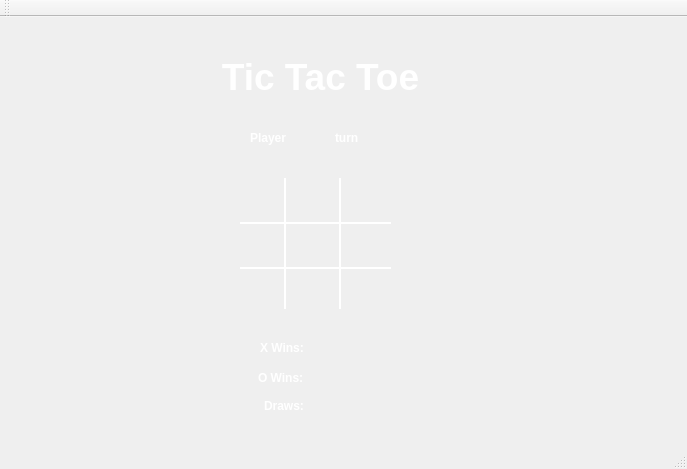
<?xml version="1.0" encoding="UTF-8"?>
<ui version="4.0">
 <class>MainWindow</class>
 <widget class="QMainWindow" name="MainWindow">
  <property name="geometry">
   <rect>
    <x>0</x>
    <y>0</y>
    <width>687</width>
    <height>469</height>
   </rect>
  </property>
  <property name="windowTitle">
   <string>MainWindow</string>
  </property>
  <property name="styleSheet">
   <string notr="true">background: url(chalkboard.png);</string>
  </property>
  <widget class="QWidget" name="centralWidget">
   <widget class="Line" name="line">
    <property name="geometry">
     <rect>
      <x>275</x>
      <y>161</y>
      <width>20</width>
      <height>131</height>
     </rect>
    </property>
    <property name="styleSheet">
     <string notr="true">background: transparent;
color: white;</string>
    </property>
    <property name="frameShadow">
     <enum>QFrame::Plain</enum>
    </property>
    <property name="lineWidth">
     <number>2</number>
    </property>
    <property name="midLineWidth">
     <number>0</number>
    </property>
    <property name="orientation">
     <enum>Qt::Vertical</enum>
    </property>
   </widget>
   <widget class="Line" name="line_2">
    <property name="geometry">
     <rect>
      <x>330</x>
      <y>161</y>
      <width>20</width>
      <height>131</height>
     </rect>
    </property>
    <property name="styleSheet">
     <string notr="true">background: transparent;
color: white;</string>
    </property>
    <property name="frameShadow">
     <enum>QFrame::Plain</enum>
    </property>
    <property name="lineWidth">
     <number>2</number>
    </property>
    <property name="midLineWidth">
     <number>0</number>
    </property>
    <property name="orientation">
     <enum>Qt::Vertical</enum>
    </property>
   </widget>
   <widget class="Line" name="line_3">
    <property name="geometry">
     <rect>
      <x>240</x>
      <y>196</y>
      <width>151</width>
      <height>20</height>
     </rect>
    </property>
    <property name="styleSheet">
     <string notr="true">background: transparent;
color: white;</string>
    </property>
    <property name="frameShadow">
     <enum>QFrame::Plain</enum>
    </property>
    <property name="lineWidth">
     <number>2</number>
    </property>
    <property name="midLineWidth">
     <number>0</number>
    </property>
    <property name="orientation">
     <enum>Qt::Horizontal</enum>
    </property>
   </widget>
   <widget class="Line" name="line_4">
    <property name="geometry">
     <rect>
      <x>240</x>
      <y>241</y>
      <width>151</width>
      <height>20</height>
     </rect>
    </property>
    <property name="styleSheet">
     <string notr="true">background: transparent;
color: white;</string>
    </property>
    <property name="frameShadow">
     <enum>QFrame::Plain</enum>
    </property>
    <property name="lineWidth">
     <number>2</number>
    </property>
    <property name="midLineWidth">
     <number>0</number>
    </property>
    <property name="orientation">
     <enum>Qt::Horizontal</enum>
    </property>
   </widget>
   <widget class="QLabel" name="titleLabel">
    <property name="geometry">
     <rect>
      <x>190</x>
      <y>20</y>
      <width>261</width>
      <height>81</height>
     </rect>
    </property>
    <property name="styleSheet">
     <string notr="true">font: 26pt &quot;Segoe Print&quot;;
background: transparent;
color: white;</string>
    </property>
    <property name="text">
     <string>&lt;html&gt;&lt;head/&gt;&lt;body&gt;&lt;p align=&quot;center&quot;&gt;&lt;span style=&quot; font-size:28pt; font-weight:600;&quot;&gt;Tic Tac Toe&lt;/span&gt;&lt;/p&gt;&lt;/body&gt;&lt;/html&gt;</string>
    </property>
   </widget>
   <widget class="QToolButton" name="leftButton">
    <property name="geometry">
     <rect>
      <x>241</x>
      <y>211</y>
      <width>40</width>
      <height>36</height>
     </rect>
    </property>
    <property name="styleSheet">
     <string notr="true">background: transparent;</string>
    </property>
    <property name="text">
     <string/>
    </property>
    <property name="autoRaise">
     <bool>true</bool>
    </property>
   </widget>
   <widget class="QToolButton" name="middleButton">
    <property name="geometry">
     <rect>
      <x>290</x>
      <y>212</y>
      <width>45</width>
      <height>34</height>
     </rect>
    </property>
    <property name="styleSheet">
     <string notr="true">background: transparent;</string>
    </property>
    <property name="text">
     <string/>
    </property>
    <property name="autoRaise">
     <bool>true</bool>
    </property>
   </widget>
   <widget class="QToolButton" name="rightButton">
    <property name="geometry">
     <rect>
      <x>344</x>
      <y>211</y>
      <width>45</width>
      <height>36</height>
     </rect>
    </property>
    <property name="styleSheet">
     <string notr="true">background: transparent;</string>
    </property>
    <property name="text">
     <string/>
    </property>
    <property name="autoRaise">
     <bool>true</bool>
    </property>
   </widget>
   <widget class="QToolButton" name="bottomLeftButton">
    <property name="geometry">
     <rect>
      <x>242</x>
      <y>256</y>
      <width>40</width>
      <height>34</height>
     </rect>
    </property>
    <property name="styleSheet">
     <string notr="true">background: transparent;</string>
    </property>
    <property name="text">
     <string/>
    </property>
    <property name="autoRaise">
     <bool>true</bool>
    </property>
   </widget>
   <widget class="QToolButton" name="bottomMiddleButton">
    <property name="geometry">
     <rect>
      <x>290</x>
      <y>256</y>
      <width>45</width>
      <height>34</height>
     </rect>
    </property>
    <property name="styleSheet">
     <string notr="true">background: transparent;</string>
    </property>
    <property name="text">
     <string/>
    </property>
    <property name="toolButtonStyle">
     <enum>Qt::ToolButtonIconOnly</enum>
    </property>
    <property name="autoRaise">
     <bool>true</bool>
    </property>
   </widget>
   <widget class="QToolButton" name="bottomRightButton">
    <property name="geometry">
     <rect>
      <x>345</x>
      <y>256</y>
      <width>43</width>
      <height>34</height>
     </rect>
    </property>
    <property name="styleSheet">
     <string notr="true">background: transparent;</string>
    </property>
    <property name="text">
     <string/>
    </property>
    <property name="checkable">
     <bool>false</bool>
    </property>
    <property name="autoRaise">
     <bool>true</bool>
    </property>
   </widget>
   <widget class="QToolButton" name="topLeftButton">
    <property name="geometry">
     <rect>
      <x>240</x>
      <y>163</y>
      <width>40</width>
      <height>40</height>
     </rect>
    </property>
    <property name="styleSheet">
     <string notr="true">background: transparent;</string>
    </property>
    <property name="text">
     <string/>
    </property>
    <property name="autoRaise">
     <bool>true</bool>
    </property>
   </widget>
   <widget class="QToolButton" name="topMiddleButton">
    <property name="geometry">
     <rect>
      <x>290</x>
      <y>164</y>
      <width>45</width>
      <height>40</height>
     </rect>
    </property>
    <property name="styleSheet">
     <string notr="true">background: transparent;</string>
    </property>
    <property name="text">
     <string/>
    </property>
    <property name="autoRaise">
     <bool>true</bool>
    </property>
   </widget>
   <widget class="QToolButton" name="topRightButton">
    <property name="geometry">
     <rect>
      <x>344</x>
      <y>163</y>
      <width>45</width>
      <height>40</height>
     </rect>
    </property>
    <property name="styleSheet">
     <string notr="true">background: transparent;</string>
    </property>
    <property name="text">
     <string/>
    </property>
    <property name="autoRaise">
     <bool>true</bool>
    </property>
   </widget>
   <widget class="QLabel" name="topLeftLabel">
    <property name="geometry">
     <rect>
      <x>250</x>
      <y>176</y>
      <width>31</width>
      <height>21</height>
     </rect>
    </property>
    <property name="styleSheet">
     <string notr="true">font: 16pt &quot;MV Boli&quot;;
background: transparent;
color: white;</string>
    </property>
    <property name="text">
     <string/>
    </property>
   </widget>
   <widget class="QLabel" name="rightLabel">
    <property name="geometry">
     <rect>
      <x>350</x>
      <y>221</y>
      <width>31</width>
      <height>21</height>
     </rect>
    </property>
    <property name="styleSheet">
     <string notr="true">font: 16pt &quot;MV Boli&quot;;
background: transparent;
color: white;</string>
    </property>
    <property name="text">
     <string/>
    </property>
   </widget>
   <widget class="QLabel" name="leftLabel">
    <property name="geometry">
     <rect>
      <x>250</x>
      <y>221</y>
      <width>31</width>
      <height>21</height>
     </rect>
    </property>
    <property name="styleSheet">
     <string notr="true">font: 16pt &quot;MV Boli&quot;;
background: transparent;
color: white;</string>
    </property>
    <property name="text">
     <string/>
    </property>
   </widget>
   <widget class="QLabel" name="bottomLeftLabel">
    <property name="geometry">
     <rect>
      <x>250</x>
      <y>261</y>
      <width>31</width>
      <height>21</height>
     </rect>
    </property>
    <property name="styleSheet">
     <string notr="true">font: 16pt &quot;MV Boli&quot;;
background: transparent;
color: white;</string>
    </property>
    <property name="text">
     <string/>
    </property>
   </widget>
   <widget class="QLabel" name="middleLabel">
    <property name="geometry">
     <rect>
      <x>305</x>
      <y>221</y>
      <width>31</width>
      <height>21</height>
     </rect>
    </property>
    <property name="styleSheet">
     <string notr="true">font: 16pt &quot;MV Boli&quot;;
background: transparent;
color: white;</string>
    </property>
    <property name="text">
     <string/>
    </property>
   </widget>
   <widget class="QLabel" name="bottomMiddleLabel">
    <property name="geometry">
     <rect>
      <x>305</x>
      <y>261</y>
      <width>31</width>
      <height>21</height>
     </rect>
    </property>
    <property name="styleSheet">
     <string notr="true">font: 16pt &quot;MV Boli&quot;;
background: transparent;
color: white;</string>
    </property>
    <property name="text">
     <string/>
    </property>
   </widget>
   <widget class="QLabel" name="bottomRightLabel">
    <property name="geometry">
     <rect>
      <x>350</x>
      <y>261</y>
      <width>31</width>
      <height>21</height>
     </rect>
    </property>
    <property name="styleSheet">
     <string notr="true">font: 16pt &quot;MV Boli&quot;;
background: transparent;
color: white;</string>
    </property>
    <property name="text">
     <string/>
    </property>
   </widget>
   <widget class="QLabel" name="topMiddleLabel">
    <property name="geometry">
     <rect>
      <x>305</x>
      <y>176</y>
      <width>31</width>
      <height>21</height>
     </rect>
    </property>
    <property name="styleSheet">
     <string notr="true">font: 16pt &quot;MV Boli&quot;;
background: transparent;
color: white;</string>
    </property>
    <property name="text">
     <string/>
    </property>
   </widget>
   <widget class="QLabel" name="topRightLabel">
    <property name="geometry">
     <rect>
      <x>350</x>
      <y>176</y>
      <width>31</width>
      <height>21</height>
     </rect>
    </property>
    <property name="styleSheet">
     <string notr="true">font: 16pt &quot;MV Boli&quot;;
background: transparent;
color: white;</string>
    </property>
    <property name="text">
     <string/>
    </property>
   </widget>
   <widget class="QLabel" name="xLabel">
    <property name="geometry">
     <rect>
      <x>260</x>
      <y>321</y>
      <width>61</width>
      <height>21</height>
     </rect>
    </property>
    <property name="styleSheet">
     <string notr="true">font: 75 14pt &quot;Perpetua&quot;;
background: transparent;
color: white;</string>
    </property>
    <property name="text">
     <string>&lt;html&gt;&lt;head/&gt;&lt;body&gt;&lt;p&gt;&lt;span style=&quot; font-weight:600;&quot;&gt;X Wins: &lt;/span&gt;&lt;/p&gt;&lt;/body&gt;&lt;/html&gt;</string>
    </property>
   </widget>
   <widget class="QLabel" name="oLabel">
    <property name="geometry">
     <rect>
      <x>258</x>
      <y>351</y>
      <width>61</width>
      <height>21</height>
     </rect>
    </property>
    <property name="styleSheet">
     <string notr="true">font: 75 14pt &quot;Perpetua&quot;;
background: transparent;
color: white;</string>
    </property>
    <property name="text">
     <string>&lt;html&gt;&lt;head/&gt;&lt;body&gt;&lt;p&gt;&lt;span style=&quot; font-weight:600;&quot;&gt;O Wins: &lt;/span&gt;&lt;/p&gt;&lt;/body&gt;&lt;/html&gt;</string>
    </property>
   </widget>
   <widget class="QLabel" name="oWinsLabel">
    <property name="geometry">
     <rect>
      <x>330</x>
      <y>353</y>
      <width>31</width>
      <height>20</height>
     </rect>
    </property>
    <property name="styleSheet">
     <string notr="true">font: 75 14pt &quot;Perpetua&quot;;
background: transparent;
color: white;
font-weight: bold;</string>
    </property>
    <property name="text">
     <string/>
    </property>
   </widget>
   <widget class="QLabel" name="xWinsLabel">
    <property name="geometry">
     <rect>
      <x>330</x>
      <y>322</y>
      <width>31</width>
      <height>21</height>
     </rect>
    </property>
    <property name="styleSheet">
     <string notr="true">font: 75 14pt &quot;Perpetua&quot;;
background: transparent;
color: white;
font-weight: bold;</string>
    </property>
    <property name="text">
     <string/>
    </property>
   </widget>
   <widget class="QLabel" name="playerTextLabel">
    <property name="geometry">
     <rect>
      <x>250</x>
      <y>111</y>
      <width>51</width>
      <height>20</height>
     </rect>
    </property>
    <property name="styleSheet">
     <string notr="true">font: 75 14pt &quot;Perpetua&quot;;
background: transparent;
color: white;</string>
    </property>
    <property name="text">
     <string>&lt;html&gt;&lt;head/&gt;&lt;body&gt;&lt;p&gt;&lt;span style=&quot; font-weight:600;&quot;&gt;Player &lt;/span&gt;&lt;/p&gt;&lt;/body&gt;&lt;/html&gt;</string>
    </property>
   </widget>
   <widget class="QLabel" name="turnTextLabel">
    <property name="geometry">
     <rect>
      <x>335</x>
      <y>111</y>
      <width>41</width>
      <height>21</height>
     </rect>
    </property>
    <property name="styleSheet">
     <string notr="true">font: 75 14pt &quot;Perpetua&quot;;
background: transparent;
color: white;</string>
    </property>
    <property name="text">
     <string>&lt;html&gt;&lt;head/&gt;&lt;body&gt;&lt;p&gt;&lt;span style=&quot; font-weight:600;&quot;&gt;turn&lt;/span&gt;&lt;/p&gt;&lt;/body&gt;&lt;/html&gt;</string>
    </property>
   </widget>
   <widget class="QLabel" name="playerLabel">
    <property name="geometry">
     <rect>
      <x>310</x>
      <y>111</y>
      <width>21</width>
      <height>21</height>
     </rect>
    </property>
    <property name="styleSheet">
     <string notr="true">font: 75 14pt &quot;Perpetua&quot;;
background: transparent;
color: white;
font-weight: bold;</string>
    </property>
    <property name="text">
     <string/>
    </property>
   </widget>
   <widget class="QLabel" name="label_3">
    <property name="geometry">
     <rect>
      <x>264</x>
      <y>381</y>
      <width>61</width>
      <height>16</height>
     </rect>
    </property>
    <property name="styleSheet">
     <string notr="true">font: 75 14pt &quot;Perpetua&quot;;
background: transparent;
color: white;</string>
    </property>
    <property name="text">
     <string>&lt;html&gt;&lt;head/&gt;&lt;body&gt;&lt;p&gt;&lt;span style=&quot; font-weight:600;&quot;&gt;Draws:&lt;/span&gt;&lt;/p&gt;&lt;/body&gt;&lt;/html&gt;</string>
    </property>
   </widget>
   <widget class="QLabel" name="drawLabel">
    <property name="geometry">
     <rect>
      <x>330</x>
      <y>380</y>
      <width>21</width>
      <height>21</height>
     </rect>
    </property>
    <property name="styleSheet">
     <string notr="true">font: 75 14pt &quot;Perpetua&quot;;
background: transparent;
color: white;
font-weight: bold;</string>
    </property>
    <property name="text">
     <string/>
    </property>
   </widget>
   <zorder>line</zorder>
   <zorder>line_2</zorder>
   <zorder>line_3</zorder>
   <zorder>line_4</zorder>
   <zorder>titleLabel</zorder>
   <zorder>topLeftLabel</zorder>
   <zorder>rightLabel</zorder>
   <zorder>leftLabel</zorder>
   <zorder>bottomLeftLabel</zorder>
   <zorder>middleLabel</zorder>
   <zorder>bottomMiddleLabel</zorder>
   <zorder>bottomRightLabel</zorder>
   <zorder>topMiddleLabel</zorder>
   <zorder>topRightLabel</zorder>
   <zorder>xLabel</zorder>
   <zorder>oLabel</zorder>
   <zorder>oWinsLabel</zorder>
   <zorder>xWinsLabel</zorder>
   <zorder>bottomLeftButton</zorder>
   <zorder>bottomMiddleButton</zorder>
   <zorder>bottomRightButton</zorder>
   <zorder>leftButton</zorder>
   <zorder>middleButton</zorder>
   <zorder>rightButton</zorder>
   <zorder>topLeftButton</zorder>
   <zorder>topMiddleButton</zorder>
   <zorder>topRightButton</zorder>
   <zorder>playerTextLabel</zorder>
   <zorder>turnTextLabel</zorder>
   <zorder>playerLabel</zorder>
   <zorder>label_3</zorder>
   <zorder>drawLabel</zorder>
  </widget>
  <widget class="QMenuBar" name="menuBar">
   <property name="geometry">
    <rect>
     <x>0</x>
     <y>0</y>
     <width>687</width>
     <height>20</height>
    </rect>
   </property>
  </widget>
  <widget class="QToolBar" name="mainToolBar">
   <attribute name="toolBarArea">
    <enum>TopToolBarArea</enum>
   </attribute>
   <attribute name="toolBarBreak">
    <bool>false</bool>
   </attribute>
  </widget>
  <widget class="QStatusBar" name="statusBar"/>
 </widget>
 <layoutdefault spacing="6" margin="11"/>
 <resources/>
 <connections/>
</ui>
